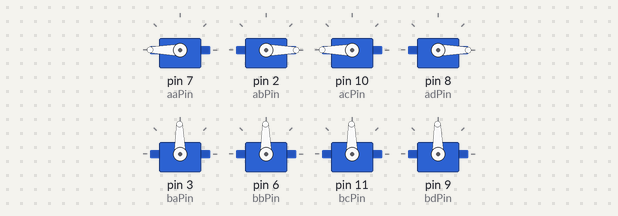
Recording of a sketch running on a simulated Arduino Uno, built with avr-gcc and run on an emulated ATmega328P. On the bench: 8 × servo.

Above: at 0.1 s.
Timing chart, 0 to 1.6 s (numbered marks = the images above):
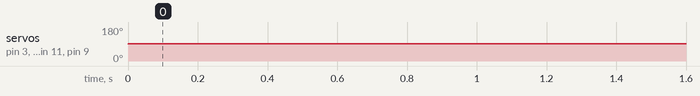

The sketch:

processing.ino
```cpp
#include <Servo.h>

Servo aa;
Servo ab;
Servo ac;
Servo ad;
Servo ba;
Servo bb;
Servo bc;
Servo bd;
int aaPin = 7;
int abPin = 2;
int acPin = 10;
int adPin = 8;
int baPin = 3;
int bbPin = 6;
int bcPin = 11;
int bdPin = 9;
int indicator = 0;

void setup(){
  Serial.begin(9600);
  aa.attach(aaPin);
  ab.attach(abPin);
  ac.attach(acPin);
  ad.attach(adPin);
  ba.attach(baPin);
  bb.attach(bbPin);
  bc.attach(bcPin);
  bd.attach(bdPin);
}

void loop(){
  while(Serial.available() == 1);
  int val = Serial.read();
  if(indicator == 0){
  aa.write(180 - val);
  ab.write(val);
  ac.write(180 - val);
  ad.write(val);
  indicator = 1;
  } else if(indicator == 1){
  ba.write(90 - val);
  bb.write(90 - val);
  bc.write(90 - val);
  bd.write(90 - val);
  indicator = 0;
  }
}
```

Measured:
- by itself, servo on pin 3 (baPin), servo on pin 6 (bbPin), servo on pin 11 (bcPin), servo on pin 9 (bdPin): 90° → 91° at 0.00 s
